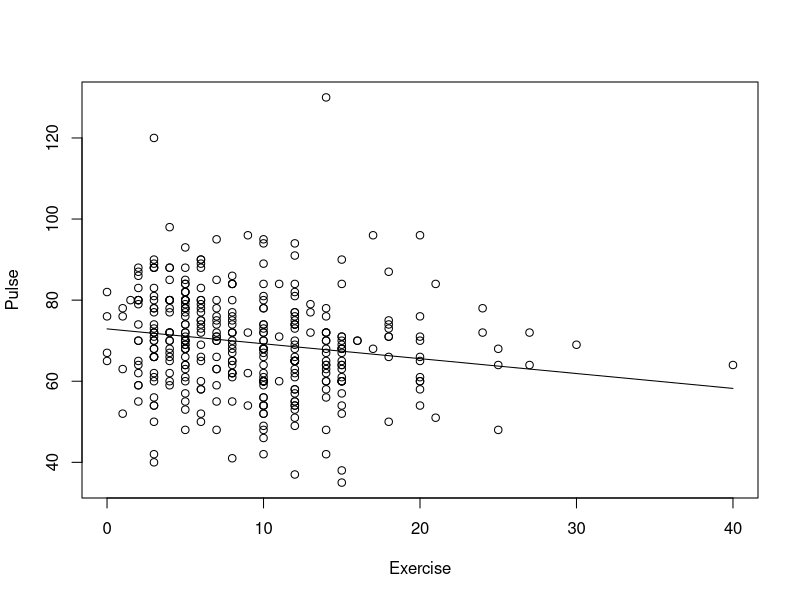
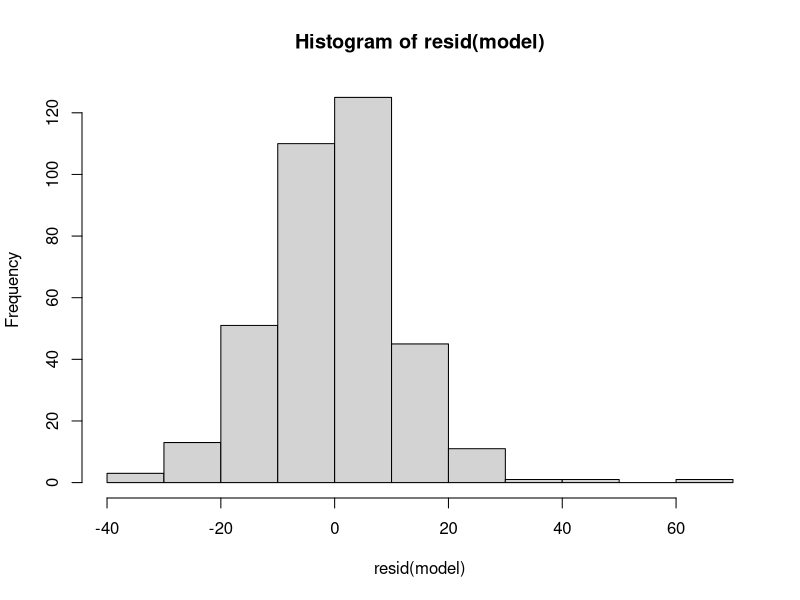
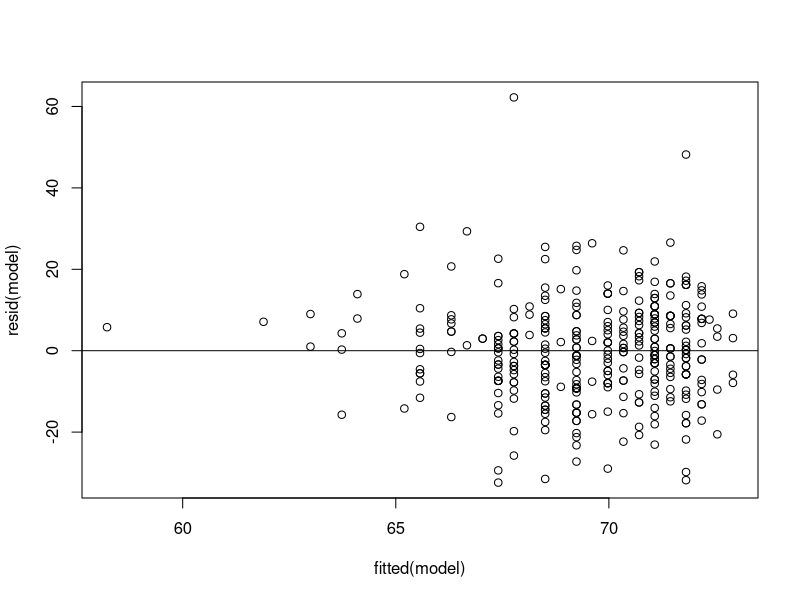

Recreate these plots in R, in order.
# Author: Matt Williams
# Version: 4/23/2022


data <- read.csv("StudentSurvey.csv", header = TRUE)

attach(data)


model <- lm(Pulse ~ Exercise)
summary(model)

plot(Exercise, Pulse)
lines(Exercise[!is.na(Exercise)], fitted(model))

hist(resid(model))


plot(fitted(model), resid(model))
abline(0, 0)